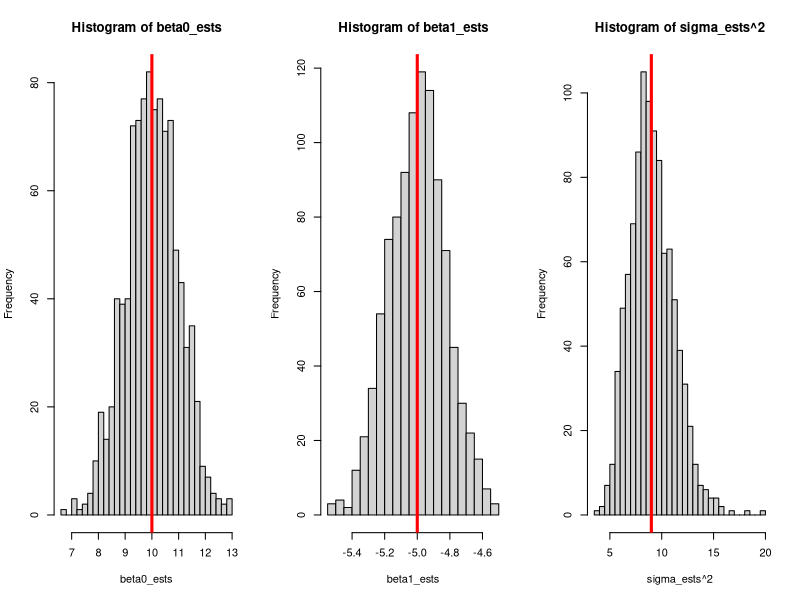
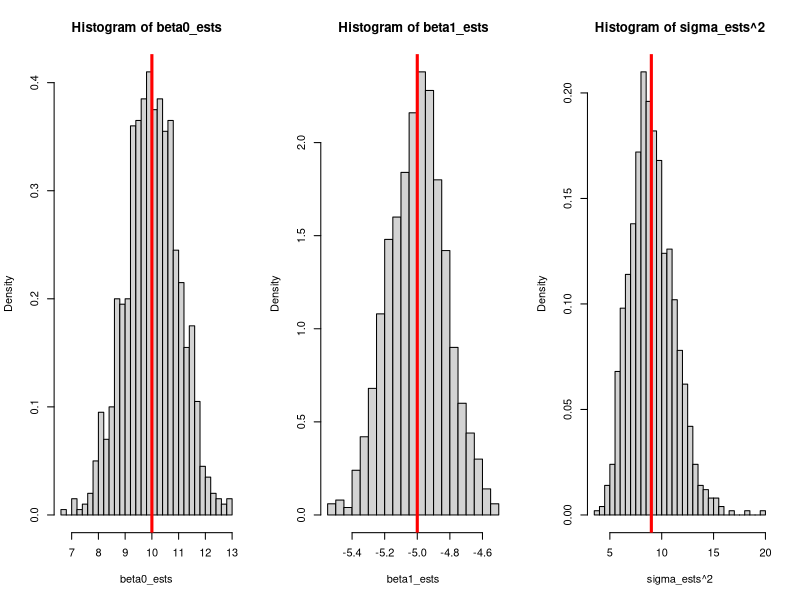
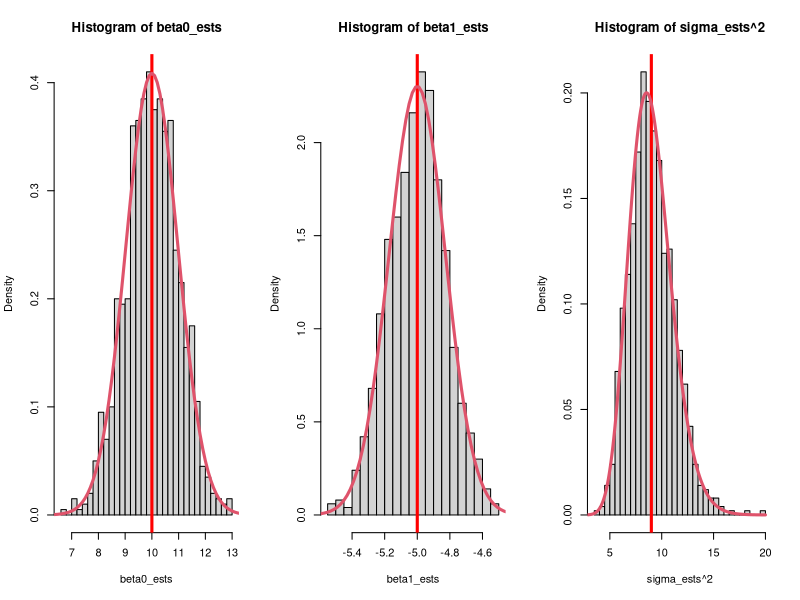
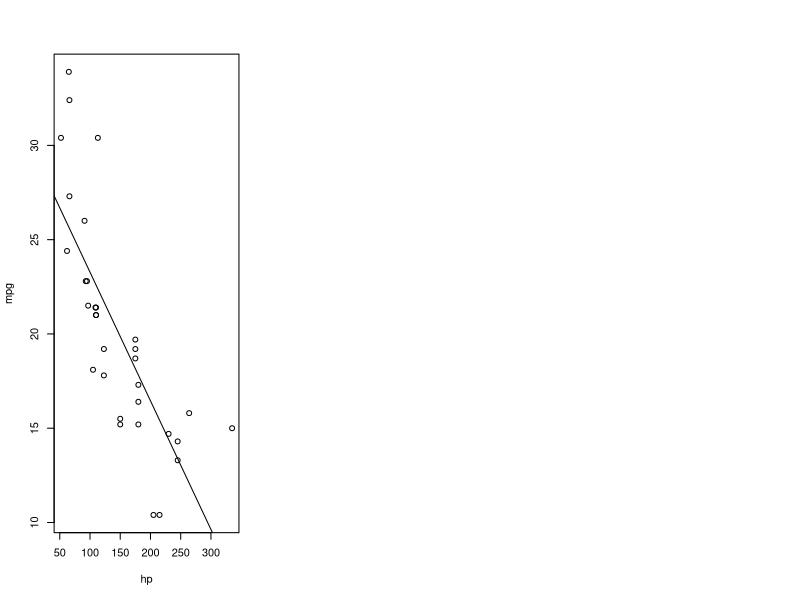
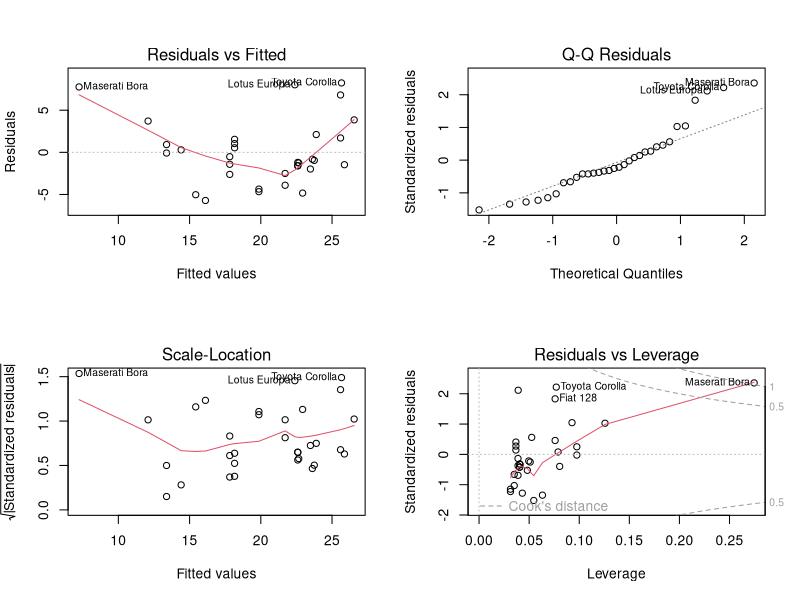
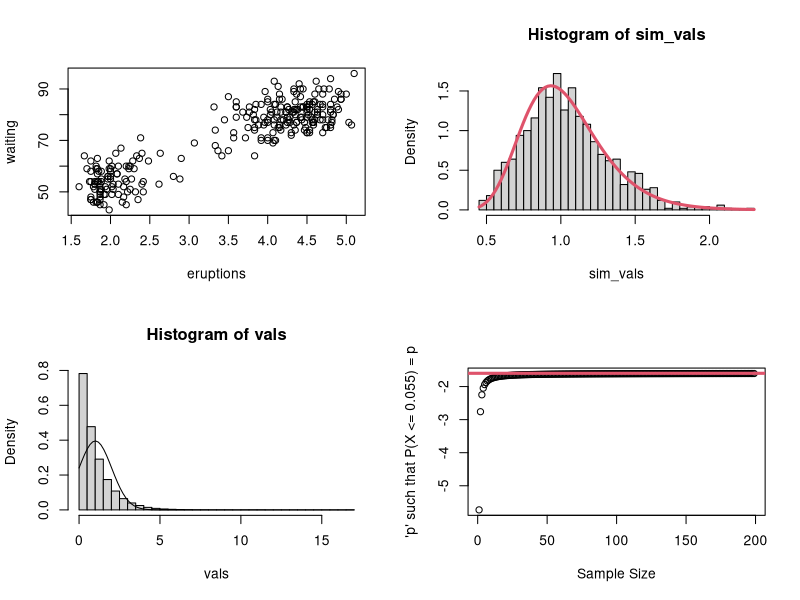

Here is the R script that generated these plots, in order:
## ---- chunk 1
#| label: sim-means
#| code-fold: true
#| code-summary: "Show the code"
set.seed(2112)
n <- 40
beta0 <- 10
beta1 <- -5
sigma <- 3
x_vals <- runif(n, 0, 10)

# Sets up an empty vector
# (double means double precision, so it allows non-integers;
# it is not doubling the value.)
beta0_ests <- double(n)
beta1_ests <- double(n)
sigma_ests <- double(n)
for (i in 1:1000) {
    y <- beta0 + beta1 * x_vals + rnorm(n, 0, sigma)   
    mylm <- lm(y ~ x_vals)
    beta0_ests[i] <- coef(mylm)[1]
    beta1_ests[i] <- coef(mylm)[2]
    sigma_ests[i] <- summary(mylm)$sigma
}

par(mfrow = c(1, 3))
hist(beta0_ests, breaks = 30)
abline(v = beta0, col = "red", lwd = 3)

hist(beta1_ests, breaks = 30)
abline(v = beta1, col = "red", lwd = 3)

hist(sigma_ests^2, breaks = 30)
abline(v = sigma^2, col = "red", lwd = 3)
## ---- chunk 2
#| label: sim-means-pdf
par(mfrow = c(1, 3))
hist(beta0_ests, breaks = 30, freq = FALSE)
abline(v = beta0, col = "red", lwd = 3)

hist(beta1_ests, breaks = 30, freq = FALSE)
abline(v = beta1, col = "red", lwd = 3)

hist(sigma_ests^2, breaks = 30, freq = FALSE)
abline(v = sigma^2, col = "red", lwd = 3)
## ---- chunk 3
#| label: sim-dists
#| code-fold: true
#| code-summary: "Show the code"
par(mfrow = c(1, 3))
hist(beta0_ests, breaks = 30, freq = FALSE)
abline(v = beta0, col = "red", lwd = 3)
Sxx <- sum((x_vals - mean(x_vals))^2)
curve(dnorm(x, 10, sigma * sqrt(sum(x_vals^2)/ (n * Sxx))), from = 5, to = 15, add = TRUE, col = 2, lwd = 3)

hist(beta1_ests, breaks = 30, freq = FALSE)
abline(v = beta1, col = "red", lwd = 3)
curve(dnorm(x, -5, sigma/sqrt(Sxx)), from = -10, to = 0, add = TRUE, col = 2, lwd = 3, n = 500)

hist(sigma_ests^2, breaks = 30, freq = FALSE)
abline(v = sigma^2, col = "red", lwd = 3)
curve(dchisq(x * (n - 1) / sigma^2, df = n - 1) * (n - 1) / sigma^2, from = 1, to = 20, add = TRUE, col = 2, lwd = 3, n = 500)
## ---- chunk 4
#| label: mtcars_residplots
#| echo: false
plot(mpg ~ hp, data = mtcars)
abline(lm(mpg ~ hp, data = mtcars))
## ---- chunk 5
#| fig-height: 5
#| fig-width: 5
#| label: mtcars-residplots
par(mfrow = c(2, 2))
plot(lm(mpg ~ hp, data = mtcars))
## ---- chunk 6
#| label: Q-pq
#| code-fold: false

# a.
pnorm(-1)
# b.
pnorm(-1) + (1 - pnorm(1))
# b. (alternative solution)
2 * pnorm(-1)
# c.
qnorm(0.055)
# d.
qnorm(0.945)
# e.
qchisq(0.945, df = 30)
# f. 
qf(0.945, df1 = 30, df2 = 32)
# g.
1 - pf(1.5, df1 = 30, df2 = 32)
## ---- chunk 7
#| code-fold: false
#| label: Q-faithful-data
data(faithful)
## ---- chunk 8
#| code-fold: false
#| label: Q-faithful-mean

xbar <- mean(faithful$eruptions)
s <- sd(faithful$eruptions)
n <- length(faithful$eruptions)

# 89% CI (one liner)
xbar + c(1, -1) * qt(0.055, df = n - 1) * s / sqrt(n)

plot(faithful)
## ---- chunk 9
#| label: Q-faithful-sd
#| code-fold: false

xbar <- mean(faithful$eruptions)
s <- sd(faithful$eruptions)
n <- length(faithful$eruptions)

# I've included the estimate for reference.
sd_ci <- c("low" = qchisq(0.055, df = n - 1) * s^2 / (n - 1),
    "estimate" = s^2,
    "high" = qchisq(0.945, df = n - 1) * s^22 / (n - 1))
sd_ci
sqrt(sd_ci)
## ---- chunk 10
#| label: Q-sim1
#| code-fold: false

n <- 60
sigma1 <- 4
sigma2 <- 8
x1 <- runif(n, 0, 10)
x2 <- runif(n, 0, 5)

sim_vals <- double(1000)
for (i in 1:1000) {
    e1 <- rnorm(n, 0, sigma1)
    e2 <- rnorm(n, 0, sigma2)
    y1 <- x1 + 2 * x2 + e1
    y2 <- x1 - 2 * x2 + e2

    val1 <- summary(lm(y1 ~ x1 + x2))$sigma
    val2 <- summary(lm(y2 ~ x1 + x2))$sigma

    numerator <- val1^2 / sigma1^2
    denominator <- val2^2 / sigma2^2
    sim_vals[i] <- numerator / denominator
}

hist(sim_vals, freq = FALSE, breaks = 40)
curve(df(x, n - 2, n - 2), add = TRUE, col = 2, lwd = 3)
## ---- chunk 11
#| code-fold: false
#| label: Q2

# Change me to a different number!
n <- 3
# Change me to a different number!
true_sd <- 1

vals <- double(100000)
for (i in seq_len(length(vals))) {
    # Change me to a different distribution!
    new_sample <- rnorm(n, 0, true_sd) 
    vals[i] <- var(new_sample)
}

hist(vals, freq = FALSE, breaks = 40)
curve(dnorm(x, mean(vals), sd(vals)), add = TRUE)

## ---- chunk 12
#| echo: true
#| code-fold: false
#| label: Q5

norm_quantile <- qnorm(p = 0.055)
t_quantile <- qt(p = 0.055, df = (2:200) - 1)
plot(x = (2:200) - 1, y = t_quantile,
    ylab = "'p' such that P(X <= 0.055) = p",
    xlab = "Sample Size")
abline(h = norm_quantile, col = 2, lwd = 3)
